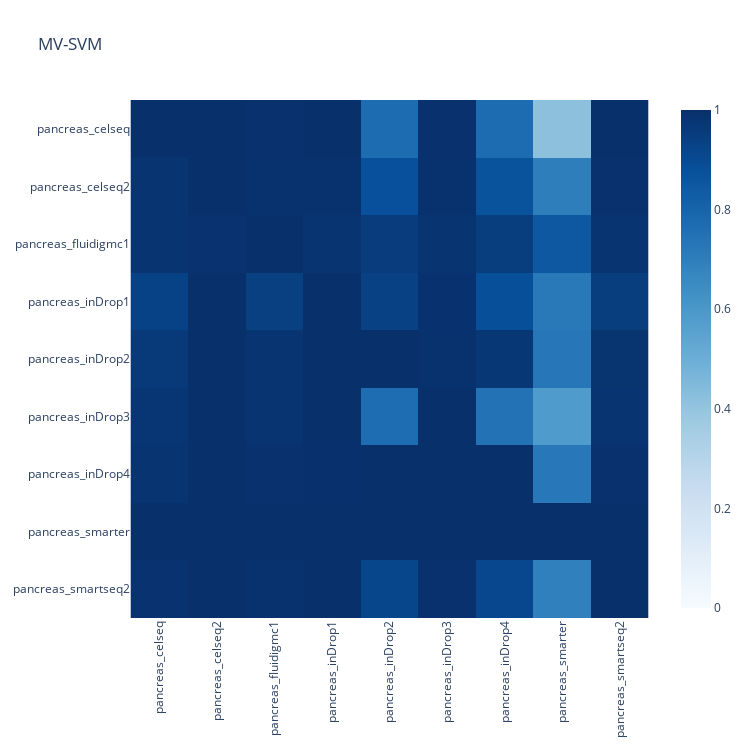

The code cell stored with this chart in its notebook:
### Code cell
benchmarking.plot_pancreas_perf('MV-SVM')

### Figure 1 — Plotly figure (JSON) as saved in the notebook; plotly's stock layout.template omitted (floating-point values rounded to 4 significant figures)
{"data": [{"coloraxis": "coloraxis", "hovertemplate": "x: %{x}<br>y: %{y}<br>color: %{z}<extra></extra>", "name": "0", "type": "heatmap", "x": ["pancreas_celseq", "pancreas_celseq2", "pancreas_fluidigmc1", "pancreas_inDrop1", "pancreas_inDrop2", "pancreas_inDrop3", "pancreas_inDrop4", "pancreas_smarter", "pancreas_smartseq2"], "xaxis": "x", "y": ["pancreas_celseq", "pancreas_celseq2", "pancreas_fluidigmc1", "pancreas_inDrop1", "pancreas_inDrop2", "pancreas_inDrop3", "pancreas_inDrop4", "pancreas_smarter", "pancreas_smartseq2"], "yaxis": "y", "z": [[1, 0.998, 0.996, 0.998, 0.7699, 0.996, 0.7679, 0.4183, 0.997], [0.9821, 1, 0.993, 0.993, 0.8783, 0.9912, 0.8687, 0.7007, 0.9947], [0.9828, 0.9875, 1, 0.9859, 0.953, 0.9843, 0.9514, 0.8464, 0.9859], [0.9308, 0.999, 0.9406, 1, 0.9355, 0.9907, 0.8813, 0.7186, 0.9515], [0.9664, 0.9988, 0.9849, 0.9971, 1, 0.9942, 0.9745, 0.7297, 0.9861], [0.9778, 0.9994, 0.982, 0.9992, 0.765, 1, 0.7479, 0.5864, 0.9842], [0.9854, 0.9992, 0.9946, 0.9985, 0.9977, 0.9977, 1, 0.7237, 0.9946], [1, 1, 1, 1, 1, 1, 1, 1, 1], [0.9883, 1, 0.9942, 1, 0.9181, 0.9958, 0.9119, 0.6917, 1]]}], "layout": {"coloraxis": {"cmax": 1, "cmin": 0, "colorscale": [[0, "rgb(247,251,255)"], [0.125, "rgb(222,235,247)"], [0.25, "rgb(198,219,239)"], [0.375, "rgb(158,202,225)"], [0.5, "rgb(107,174,214)"], [0.625, "rgb(66,146,198)"], [0.75, "rgb(33,113,181)"], [0.875, "rgb(8,81,156)"], [1, "rgb(8,48,107)"]]}, "height": 750, "title": {"text": "MV-SVM"}, "width": 750, "xaxis": {"anchor": "y", "constrain": "domain", "domain": [0, 1], "dtick": 1, "scaleanchor": "y", "tickangle": -90}, "yaxis": {"anchor": "x", "autorange": "reversed", "constrain": "domain", "domain": [0, 1], "dtick": 1, "scaleanchor": "x", "scaleratio": 1}}}
